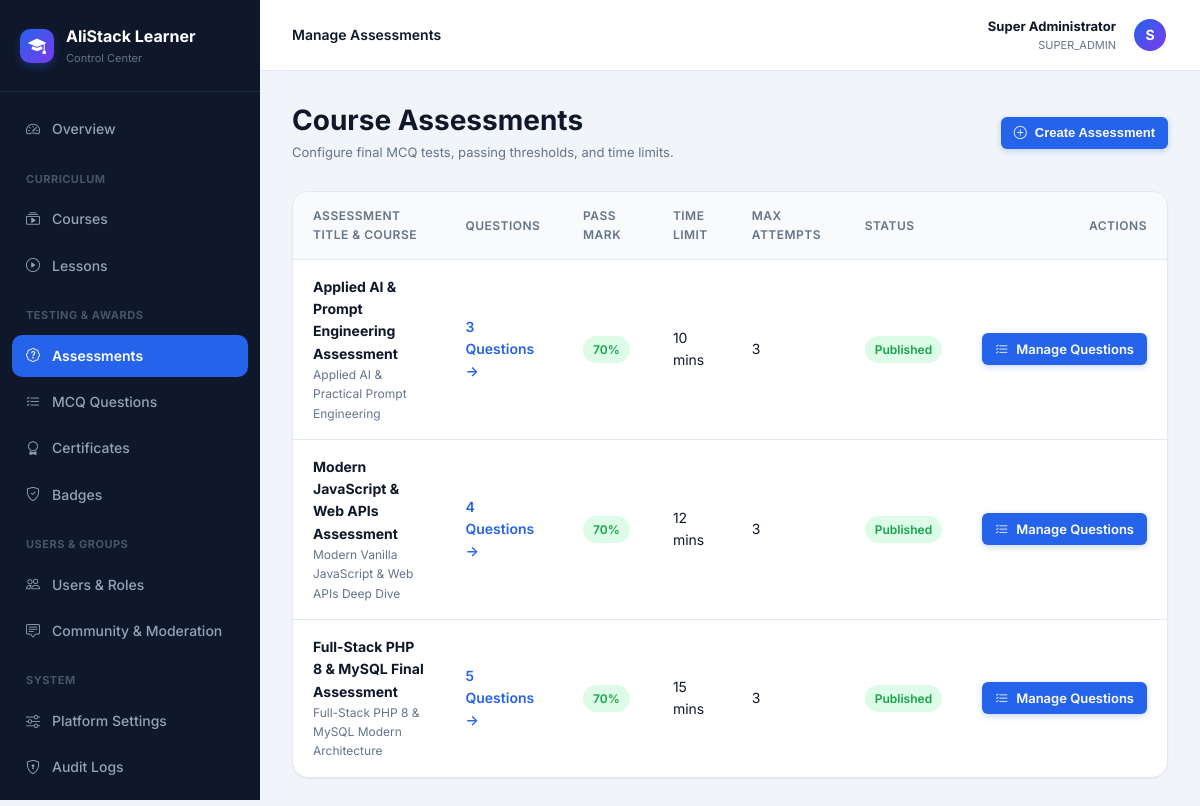
The page /public/admin/assessments.php (signed in) on the database its author committed.
### tables this page shows
CREATE TABLE `assessments` (
  `id` INT UNSIGNED AUTO_INCREMENT PRIMARY KEY,
  `course_id` INT UNSIGNED NOT NULL,
  `title` VARCHAR(200) NOT NULL,
  `instructions` TEXT NULL,
  `total_questions_to_ask` INT UNSIGNED NOT NULL DEFAULT 10,
  `total_marks` INT UNSIGNED NOT NULL DEFAULT 100,
  `pass_percentage` DECIMAL(5,2) NOT NULL DEFAULT 70.00,
  `time_limit_minutes` INT UNSIGNED NOT NULL DEFAULT 20,
  `max_attempts` INT UNSIGNED NOT NULL DEFAULT 3,
  `randomize_questions` TINYINT(1) NOT NULL DEFAULT 1,
  `randomize_options` TINYINT(1) NOT NULL DEFAULT 0,
  `reveal_answers` TINYINT(1) NOT NULL DEFAULT 1,
  `retakes_allowed` TINYINT(1) NOT NULL DEFAULT 1,
  `is_published` TINYINT(1) NOT NULL DEFAULT 1,
  `created_at` DATETIME NOT NULL DEFAULT CURRENT_TIMESTAMP,
  `updated_at` DATETIME NOT NULL DEFAULT CURRENT_TIMESTAMP ON UPDATE CURRENT_TIMESTAMP,
  FOREIGN KEY (`course_id`) REFERENCES `courses`(`id`) ON DELETE CASCADE
);

CREATE TABLE `courses` (
  `id` INT UNSIGNED AUTO_INCREMENT PRIMARY KEY,
  `category_id` INT UNSIGNED NULL,
  `title` VARCHAR(200) NOT NULL,
  `slug` VARCHAR(220) NOT NULL UNIQUE,
  `thumbnail` VARCHAR(255) NULL,
  `short_desc` VARCHAR(300) NOT NULL,
  `full_desc` TEXT NOT NULL,
  `difficulty` ENUM('beginner', 'intermediate', 'advanced') NOT NULL DEFAULT 'beginner',
  `language` VARCHAR(50) NOT NULL DEFAULT 'English',
  `estimated_duration` VARCHAR(50) NOT NULL DEFAULT '6 Hours',
  `learning_objectives` TEXT NULL,
  `prerequisites` TEXT NULL,
  `instructor_name` VARCHAR(100) NOT NULL DEFAULT 'AliStack Academy',
  `youtube_playlist_url` VARCHAR(255) NULL,
  `youtube_playlist_id` VARCHAR(100) NULL,
  `status` ENUM('draft', 'published', 'archived') NOT NULL DEFAULT 'published',
  `is_featured` TINYINT(1) NOT NULL DEFAULT 0,
  `course_order` INT NOT NULL DEFAULT 0,
  `created_at` DATETIME NOT NULL DEFAULT CURRENT_TIMESTAMP,
  `updated_at` DATETIME NOT NULL DEFAULT CURRENT_TIMESTAMP ON UPDATE CURRENT_TIMESTAMP,
  FOREIGN KEY (`category_id`) REFERENCES `course_categories`(`id`) ON DELETE SET NULL,
  INDEX `idx_courses_status` (`status`),
  INDEX `idx_courses_featured` (`is_featured`)
);

### app/Helpers/Sanitizer.php (called while the page is built, shortened)
<?php
class Sanitizer {
    public static function e(?string $value): string {
        return htmlspecialchars($value, ENT_QUOTES, 'UTF-8');
    }
}

### config/app.php (called while the page is built, shortened)
<?php
if (!function_exists('baseUrl')) {
    function baseUrl(string $path = ''): string {
        if (!empty($_SERVER['HTTP_HOST'])) {
            $protocol = (!empty($_SERVER['HTTPS']) && $_SERVER['HTTPS'] !== 'off') ? "https://" : "http://";
            $host = $_SERVER['HTTP_HOST'];
            $scriptName = $_SERVER['SCRIPT_NAME'] ?? '';
            $baseDir = str_replace('\\', '/', dirname($scriptName));
            if (str_contains($baseDir, '/public')) {
                $baseDir = substr($baseDir, 0, strpos($baseDir, '/public') + 7);
            } elseif ($baseDir === '/' || $baseDir === '\\' || $baseDir === '.') {
                $baseDir = '';
            }
            $base = rtrim($protocol . $host . $baseDir, '/');
            return $base . '/' . ltrim($path, '/');
        }
        $configured = getenv('APP_URL') ?: 'http://localhost:8000';
        return rtrim($configured, '/') . '/' . ltrim($path, '/');
    }
}

### public/admin/assessments.php (the view, shortened to what this page needs)
<?php
$pdo = getDbConnection();
$stmt = $pdo->query("
    SELECT a.*, c.title as course_title,
    (SELECT COUNT(*) FROM assessment_questions aq WHERE aq.assessment_id = a.id) as question_count,
    (SELECT COUNT(*) FROM assessment_attempts aa WHERE aa.assessment_id = a.id) as attempt_count
    FROM assessments a
    JOIN courses c ON c.id = a.course_id
    ORDER BY a.id DESC
");
$assessments = $stmt->fetchAll();
require_once dirname(__DIR__, 2) . '/templates/layouts/admin-layout.php';
?>
<div class="admin-page-header">
    <div>
        <h1 style="font-size: 1.75rem; margin-bottom: 4px;">Course Assessments</h1>
        <p style="font-size: 13px; color: var(--muted); margin: 0;">Configure final MCQ tests, passing thresholds, and time limits.</p>
    </div>
    <button type="button" class="btn btn-primary btn-sm" onclick="openModal('addAssessmentModal')">
        <i class="bi bi-plus-circle"></i> Create Assessment
    </button>
</div>
<div class="table-card">
    <div class="table-responsive">
        <table class="data-table">
            <thead>
                <tr>
                    <th>Assessment Title & Course</th>
                    <th>Questions</th>
                    <th>Pass Mark</th>
                    <th>Time Limit</th>
                    <th>Max Attempts</th>
                    <th>Status</th>
                    <th style="text-align: right;">Actions</th>
                </tr>
            </thead>
            <tbody>
                <?php if (empty($assessments)): ?>
                    <tr><td colspan="7" style="text-align: center; color: var(--muted);">No assessments configured yet.</td></tr>
                <?php else: ?>
                    <?php foreach ($assessments as $a): ?>
                        <tr>
                            <td>
                                <div style="font-weight: 700; color: var(--dark);"><?= Sanitizer::e($a['title']) ?></div>
                                <div style="font-size: 12px; color: var(--muted);"><?= Sanitizer::e($a['course_title']) ?></div>
                            </td>
                            <td>
                                <a href="<?= baseUrl('admin/questions.php?assessment_id=' . $a['id']) ?>" style="font-weight: 600;">
                                    <?= (int)$a['question_count'] ?> Questions &rarr;
                                </a>
                            </td>
                            <td><span class="badge badge-success"><?= number_format((float)$a['pass_percentage'], 0) ?>%</span></td>
                            <td><?= (int)$a['time_limit_minutes'] ?> mins</td>
                            <td><?= (int)$a['max_attempts'] ?></td>
                            <td>
                                <span class="badge <?= $a['is_published'] ? 'badge-success' : 'badge-gray' ?>">
                                    <?= $a['is_published'] ? 'Published' : 'Hidden' ?>
                                </span>
                            </td>
                            <td style="text-align: right;">
                                <a href="<?= baseUrl('admin/questions.php?assessment_id=' . $a['id']) ?>" class="btn btn-primary btn-sm">
                                    <i class="bi bi-list-check"></i> Manage Questions
                                </a>
                            </td>
                        </tr>
                    <?php endforeach; ?>
                <?php endif; ?>
            </tbody>
        </table>
    </div>
</div>
<?php require_once dirname(__DIR__, 2) . '/templates/layouts/admin-footer.php'; ?>

### public/assets/css/app.css (style rules this page uses)
:root { --primary: #2563EB; --primary-hover: #1D4ED8; --primary-light: #EFF6FF; --primary-rgb: 37, 99, 235; --secondary: #7C3AED; --secondary-hover: #6D28D9; --secondary-light: #F5F3FF; --dark: #0F172A; --dark-light: #1E293B; --muted: #64748B; --muted-light: #94A3B8; --bg-main: #F8FAFC; --bg-card: #FFFFFF; --border-color: #E2E8F0; --border-focus: #93C5FD; --success: #16A34A; --success-light: #DCFCE7; --warning: #D97706; --warning-light: #FEF3C7; --error: #DC2626; --error-light: #FEE2E2; --radius-sm: 6px; --radius-md: 10px; --radius-lg: 16px; --radius-full: 9999px; --shadow-sm: 0 1px 2px 0 rgba(0, 0, 0, 0.05); --shadow-md: 0 4px 6px -1px rgba(0, 0, 0, 0.1), 0 2px 4px -2px rgba(0, 0, 0, 0.1); --shadow-lg: 0 10px 15px -3px rgba(0, 0, 0, 0.1), 0 4px 6px -4px rgba(0, 0, 0, 0.1); --shadow-xl: 0 20px 25px -5px rgba(0, 0, 0, 0.1), 0 8px 10px -6px rgba(0, 0, 0, 0.1); --transition: all 0.2s cubic-bezier(0.16, 1, 0.3, 1); --font-sans: 'Inter', -apple-system, BlinkMacSystemFont, 'Segoe UI', Roboto, sans-serif; }
*, *::before, *::after { box-sizing: border-box; margin: 0; padding: 0; }
body { font-family: var(--font-sans); background-color: var(--bg-main); color: var(--dark); line-height: 1.6; font-size: 15px; -webkit-font-smoothing: antialiased; min-height: 100vh; display: flex; flex-direction: column; }
a { color: var(--primary); text-decoration: none; transition: var(--transition); }
h1, h2, h3, h4, h5, h6 { color: var(--dark); font-weight: 700; line-height: 1.25; }
h1 { font-size: 2.25rem; }
p { color: var(--muted); margin-bottom: 1rem; }
.btn { display: inline-flex; align-items: center; justify-content: center; gap: 8px; padding: 9px 18px; font-size: 14px; font-weight: 600; border-radius: var(--radius-md); border: 1px solid transparent; cursor: pointer; transition: var(--transition); text-decoration: none; line-height: 1.4; white-space: nowrap; }
.btn-primary { background-color: var(--primary); color: #FFFFFF; box-shadow: 0 2px 6px rgba(37, 99, 235, 0.25); }
.btn-sm { padding: 6px 12px; font-size: 13px; border-radius: var(--radius-sm); }
.badge { display: inline-flex; align-items: center; gap: 4px; font-size: 12px; font-weight: 600; padding: 4px 10px; border-radius: var(--radius-full); }
.badge-success { background: var(--success-light); color: var(--success); }

### public/assets/css/admin.css (style rules this page uses)
.admin-page-header { display: flex; align-items: center; justify-content: space-between; margin-bottom: 28px; gap: 16px; }
.table-card { background: #FFFFFF; border: 1px solid var(--border-color); border-radius: var(--radius-lg); overflow: hidden; box-shadow: var(--shadow-sm); }
.table-responsive { overflow-x: auto; }
.data-table { width: 100%; border-collapse: collapse; text-align: left; font-size: 14px; }
.data-table th { background: #F8FAFC; color: var(--muted); font-weight: 600; padding: 14px 20px; border-bottom: 1px solid var(--border-color); font-size: 12px; text-transform: uppercase; letter-spacing: 0.5px; }
.data-table td { padding: 16px 20px; border-bottom: 1px solid var(--border-color); color: var(--dark); vertical-align: middle; }
.data-table tr:last-child td { border-bottom: none; }

### rows shown on the page
assessments: title "Applied AI & Prompt Engineering Assessment", course.title "Applied AI & Practical Prompt Engineering", question_count "3", pass_percentage "70", time_limit_minutes "10", max_attempts "3", is_published "Published"
assessments: title "Modern JavaScript & Web APIs Assessment", course.title "Modern Vanilla JavaScript & Web APIs Deep Dive", question_count "4", pass_percentage "70", time_limit_minutes "12", max_attempts "3", is_published "Published"
assessments: title "Full-Stack PHP 8 & MySQL Final Assessment", course.title "Full-Stack PHP 8 & MySQL Modern Architecture", question_count "5", pass_percentage "70", time_limit_minutes "15", max_attempts "3", is_published "Published"

### other values the page prints
Sanitizer::e($pageTitle ?? 'Admin Area') "Manage Assessments"
Sanitizer::e($adminUser['full_name']) "Super Administrator"
Sanitizer::e($adminUser['role']) "SUPER_ADMIN"
substr($adminUser['full_name'], 0, 1) "S"
